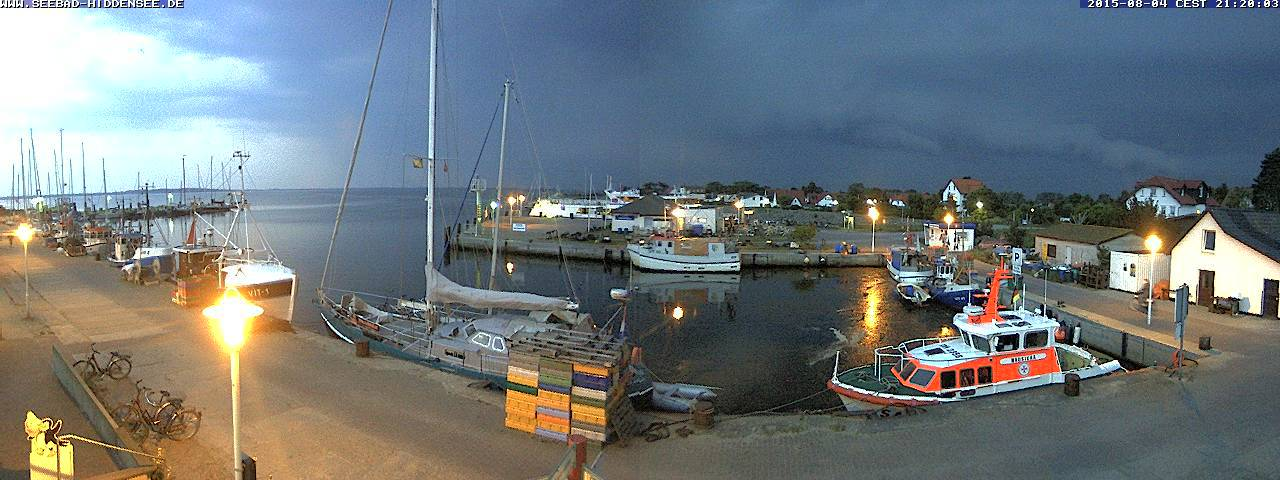
#> input picture hiddensee/a-b-000.jpg, 1280 x 480 px
$ python luminance.py ../../hiddensee/a-b-000.jpg
#> lines starting #> are read from the running program, lines starting #| are printed output that depends on the picture
#!/usr/bin/env python3

# this requires:
# pip install pillow
from PIL import Image
import sys

def average_brightness(image_path):
#> called with image_path = '../../hiddensee/a-b-000.jpg'
    img = Image.open(image_path)
#> img is the input picture: PIL image 1280x480 RGB; mean R, G, B 112.3, 120, 123
    grayscale = img.convert("L") # Convert to grayscale ("L" mode = luminance)
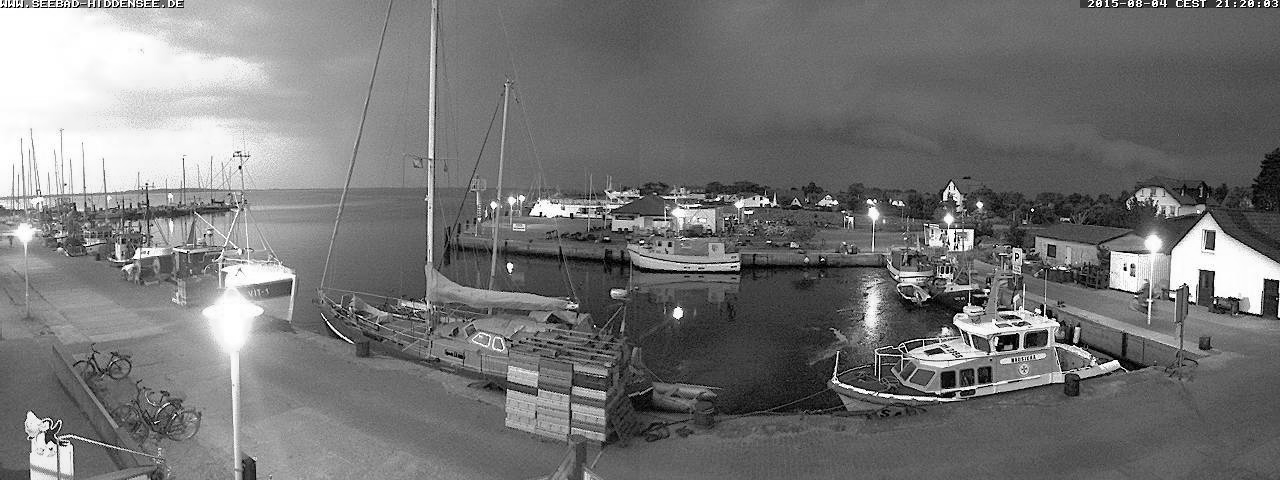
#> grayscale: PIL image 1280x480 L; min 0, max 255, mean 118
#> (the run stopped early here; a loop or call above may not have finished)

$ run again, on hiddensee/a-b-080.jpg
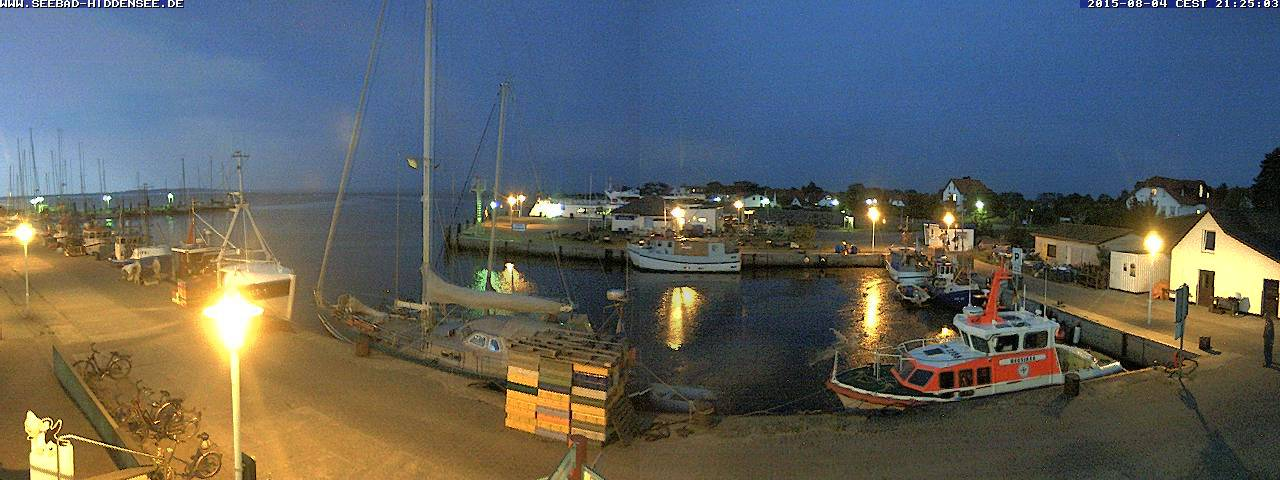
#> input picture hiddensee/a-b-080.jpg, 1280 x 480 px
#> in average_brightness, img is the input picture: PIL image 1280x480 RGB; mean R, G, B 94.4, 97.3, 95.7
#> in average_brightness, `grayscale = img.convert("L") # Convert to grayscale ("L" mode = lumina..`:
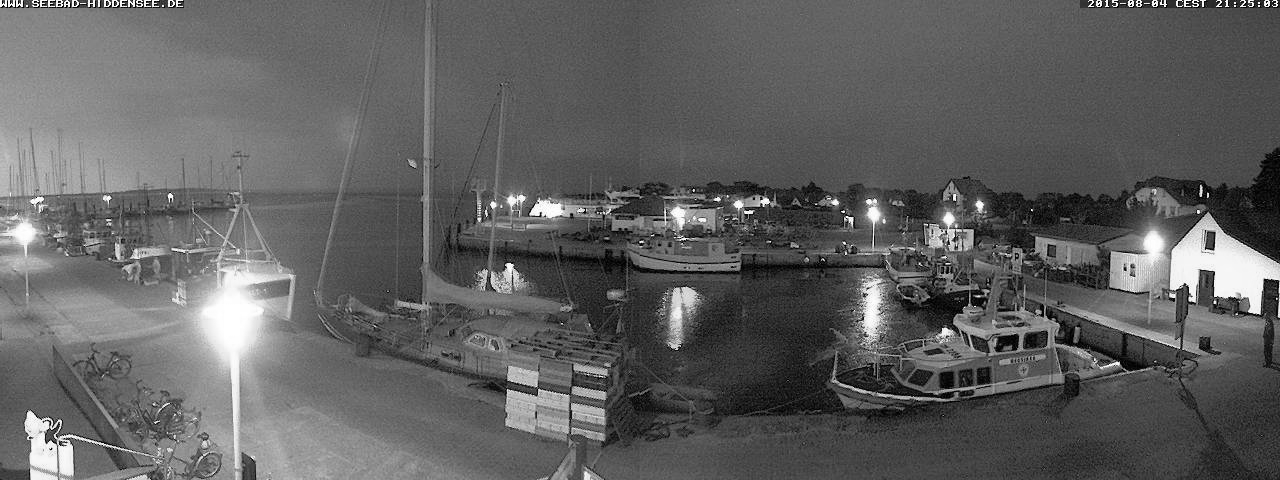
#> grayscale: PIL image 1280x480 L; min 0, max 255, mean 96.2
